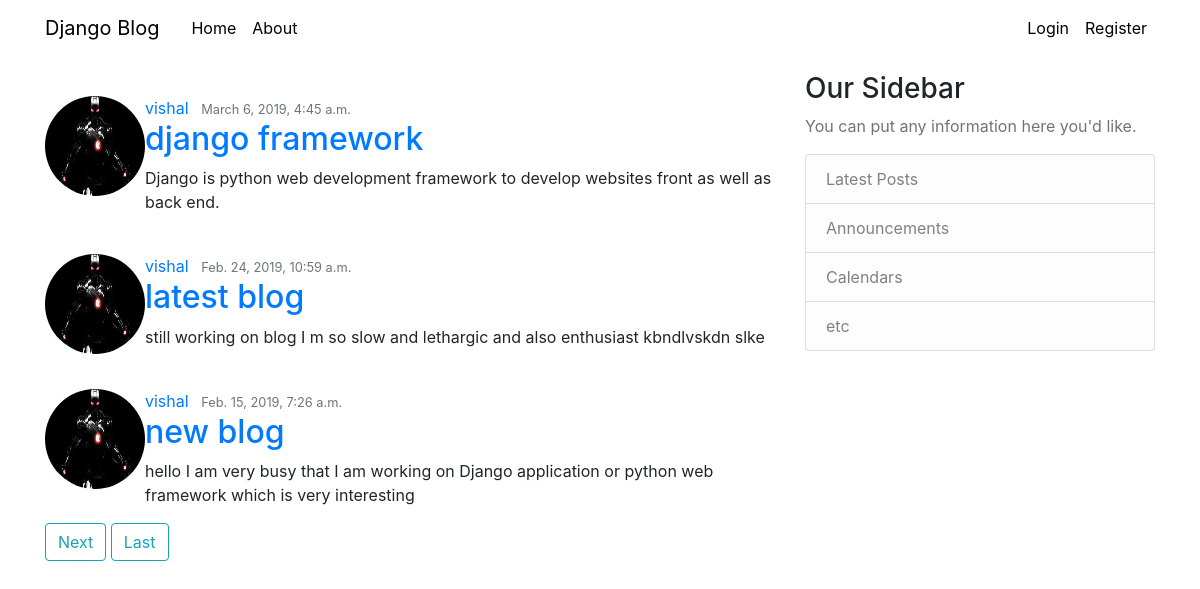
/home/, run on the app's committed database.
### viapp/models.py (models this page shows, shortened)
class Post( models.Model ):
	title = models.CharField(max_length=100)
	content = models.TextField()
	date_posted = models.DateTimeField(default=timezone.now)
	author = models.ForeignKey(User, on_delete=models.CASCADE)

### users/models.py (models this page shows, shortened)
class Profile(models.Model):
	user = models.OneToOneField(User,on_delete=models.CASCADE)
	image = models.ImageField(default = 'default.jpg',upload_to='profile_pics')

### viapp/views.py (the view)
# urls.py: path('home/',PostListView.as_view(),name='blog-home'),
class PostListView(ListView):
	model=Post
	template_name = 'vi.html'
	context_object_name = 'posts'
	ordering = ['-date_posted']
	paginate_by = 3

### templates/vi.html (shortened to what this page needs)
{% extends "base.html" %}
{% block content %}
          <br>
		  <br>
		  <br>
		  {% for post in posts %}
		  <br>
		  <article class = "media content-section">
		  	<img class="rounded-circle account-img" src='{{ post.author.profile.image.url }}' height=100 width=100>
		  	<div class = "media-body">
		  		<div class = "article-metadata">
		  			<a class="mr-2" href="#">{{ post.author }}</a>
		  			<small class="text-muted">{{ post.date_posted }}</small>
		  		</div>
		  		<h2><a class="article-title"href='{% url 'post-detail' post.id %}'>{{ post.title }}</a></h2>
		  		<p class="article-content">{{ post.content }}
		  	</div>
		  </article>
		  {% endfor %}
		  {% if is_paginated %}
		    {% if page_obj.has_next %}
		      <a class='btn btn-outline-info mb-4' href='?page={{ page_obj.next_page_number }}'>Next</a>
		      <a class='btn btn-outline-info mb-4' href='?page={{ page_obj.paginator.num_pages }}'>Last</a>
		    {% endif %}
		  {% endif %}
{% endblock content %}

### templates/base.html (shortened to what this page needs)
{% load static %}
<!DOCTYPE html>
<html>
<head>
    <link rel="stylesheet" href="https://maxcdn.bootstrapcdn.com/bootstrap/4.0.0/css/bootstrap.min.css">
    <link rel="stylesheet" type="text/css" href="{% static main.css %}">
</head>
<body>
<header class="site-header">
  <nav class="navbar navbar-expand-md navbar-dark bg-steel fixed-top">
    <div class="container" >
      <a class="navbar-brand mr-4" href="/"font-weight: 500 style="color:black">Django Blog</a>
      <div class="collapse navbar-collapse" id="navbarToggle">
        <div class="navbar-nav mr-auto">
          <a class="nav-item nav-link" href="/home/" style="color:black">Home</a>
          <a class="nav-item nav-link" href="/about" style="color:black">About</a>
        </div>
        <div class="navbar-nav">
          {% if user.is_authenticated %}
             <a class="nav-item nav-link" href="{% url 'post-create' %}" style="color:black">New Post</a>
             <a class="nav-item nav-link" href="{% url 'profile' %}" style="color:black">Profile</a>
             <a class="nav-item nav-link" href="{% url 'logout' %}" style="color:black">Logout</a>
          {% else %}
            <a class="nav-item nav-link" href="{% url 'login' %}" style="color:black">Login</a>
            <a class="nav-item nav-link" href="{% url 'register' %}" style="color:black">Register</a>
          {% endif %}
        </div>
      </div>
    </div>
  </nav>
</header>
<main role="main" class="container">
  <div class="row">
    <div class="col-md-8">
      {% block content %}{% endblock %}
    </div>
    <div class="col-md-4">
      <div class="content-section">
        <br><br><br>
        <h3>Our Sidebar</h3>
        <p class='text-muted'fontweight=500>You can put any information here you'd like.
          <ul class="list-group">
            <li class="list-group-item list-group-item-light">Latest Posts</li>
            <li class="list-group-item list-group-item-light">Announcements</li>
            <li class="list-group-item list-group-item-light">Calendars</li>
            <li class="list-group-item list-group-item-light">etc</li>
          </ul>
        </p>
      </div>
    </div>
  </div>
</main>
</body>
</html>

### data on the page
Post: author.profile.image (picture), author "vishal", date_posted "March 6, 2019, 4:45 a.m.", title "django framework", content "Django is python web development framework to develop websites front as well as back end."
Post: author.profile.image (picture), author "vishal", date_posted "Feb. 24, 2019, 10:59 a.m.", title "latest blog", content "still working on blog I m so slow and lethargic and also enthusiast kbndlvskdn slke"
Post: author.profile.image (picture), author "vishal", date_posted "Feb. 15, 2019, 7:26 a.m.", title "new blog", content "hello I am very busy that I am working on Django application or python web framework which is very interesting"
